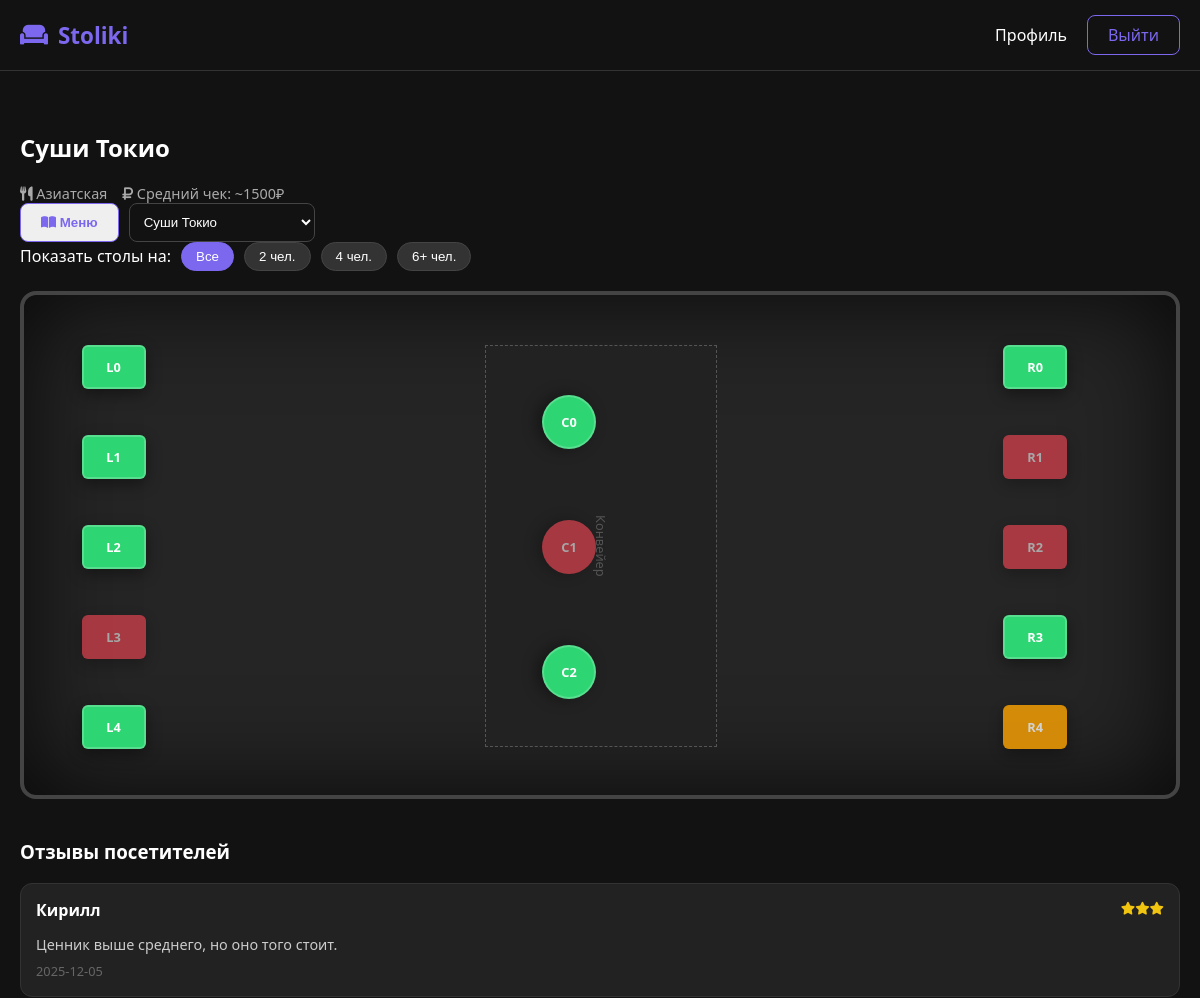
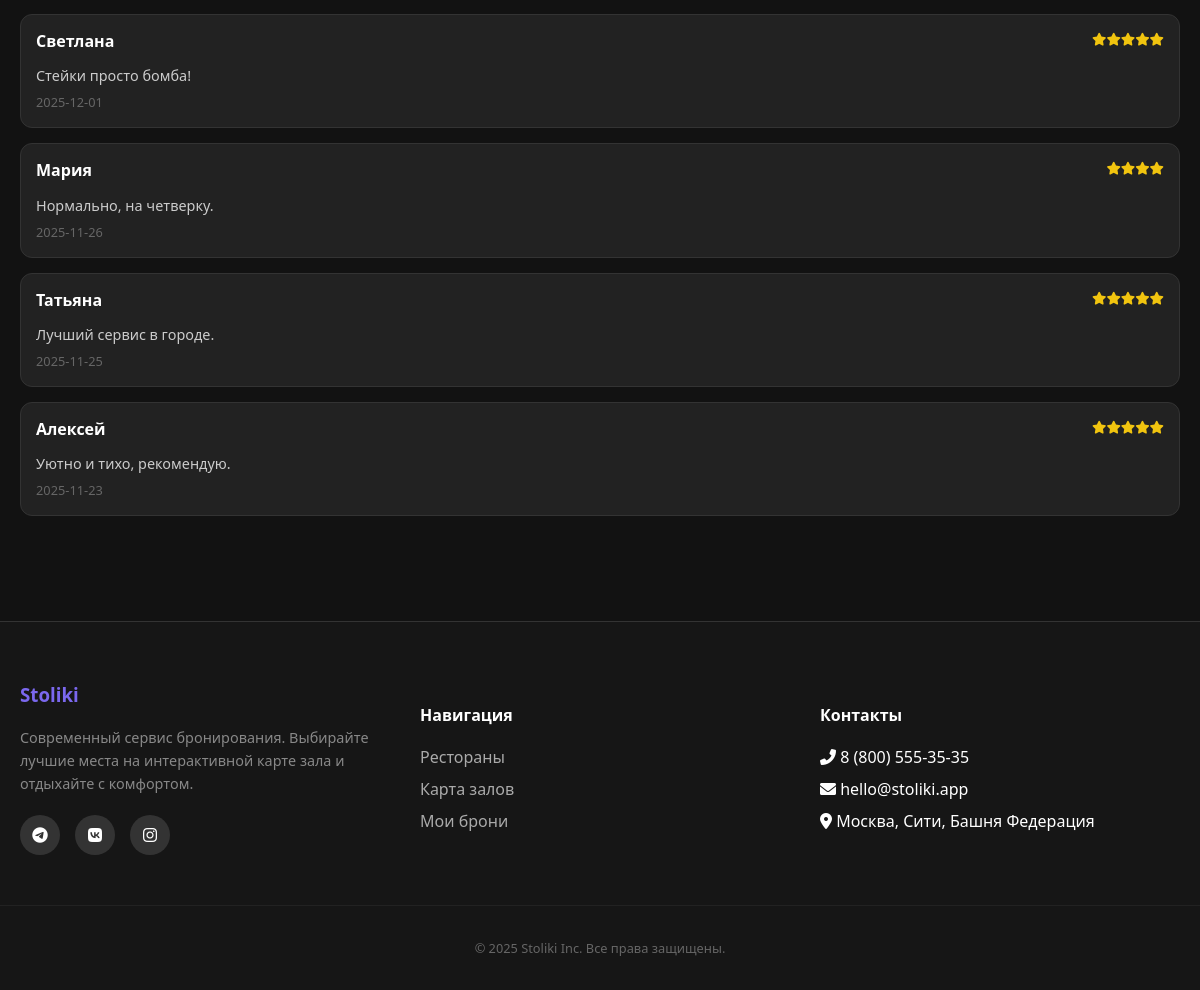
/booking?cafe=4 (signed in), run on the app's committed database (2 pictures, top to bottom).
### tables this page shows
CREATE TABLE cafes (
        id INTEGER PRIMARY KEY AUTOINCREMENT,
        name TEXT NOT NULL, address TEXT NOT NULL, cuisine TEXT NOT NULL, is_24h INTEGER DEFAULT 0,
        avg_check INTEGER DEFAULT 1500, tags TEXT DEFAULT "");

CREATE TABLE tables (
        id INTEGER PRIMARY KEY AUTOINCREMENT,
        cafe_id INTEGER, number TEXT NOT NULL, seats INTEGER NOT NULL,
        pos_x INTEGER DEFAULT 0, pos_y INTEGER DEFAULT 0,
        shape TEXT DEFAULT 'rect', rotation INTEGER DEFAULT 0,
        FOREIGN KEY(cafe_id) REFERENCES cafes(id));

CREATE TABLE reviews (
        id INTEGER PRIMARY KEY AUTOINCREMENT,
        cafe_id INTEGER, user_name TEXT, rating INTEGER, text TEXT, date TEXT,
        FOREIGN KEY(cafe_id) REFERENCES cafes(id));

### app.py (the view, shortened to what this page needs)
@app.route('/booking', methods=['GET', 'POST'])
def booking():
    if 'user_id' not in session: return redirect(url_for('login'))
    conn = get_db_connection()
    selected_cafe_id = request.args.get('cafe', 1)
    current_cafe = conn.execute("SELECT * FROM cafes WHERE id=?", (selected_cafe_id,)).fetchone()
    cafes = conn.execute("SELECT id, name FROM cafes").fetchall()
    tables = conn.execute("SELECT * FROM tables WHERE cafe_id=?", (selected_cafe_id,)).fetchall()
    reviews = conn.execute("SELECT * FROM reviews WHERE cafe_id=? ORDER BY date DESC LIMIT 5",
                           (selected_cafe_id,)).fetchall()
    today = datetime.now().strftime('%Y-%m-%d')
    real_bookings = [r['table_id'] for r in conn.execute("SELECT table_id FROM bookings WHERE cafe_id=? AND date=?",
                                                         (selected_cafe_id, today)).fetchall()]
    seed = int(time.time() // 300)
    random.seed(seed + int(selected_cafe_id))
    table_statuses = {}
    for t in tables:
        t_id = t['id']
        if t_id in real_bookings:
            table_statuses[t_id] = 'occupied'
        else:
            rand = random.random()
            table_statuses[t_id] = 'free' if rand < 0.6 else 'occupied' if rand < 0.9 else 'booked'
    conn.close()
    return render_template('booking.html', current_cafe=current_cafe, all_cafes=cafes, tables=tables,
                           table_statuses=table_statuses, today=today, reviews=reviews)

### app.py (called while the page is built)
def get_db_connection():
    conn = sqlite3.connect('database.db')
    conn.row_factory = sqlite3.Row
    return conn

### templates/booking.html (shortened to what this page needs)
{% extends "base.html" %}
{% block content %}
<div class="container">
    <div class="booking-header">
        <div>
            <h2>{{ current_cafe.name }}</h2>
            <div style="display:flex; gap:15px; margin-top:5px; color:#aaa; font-size:0.9rem;">
                <span><i class="fas fa-utensils"></i> {{ current_cafe.cuisine }}</span>
                <span><i class="fas fa-ruble-sign"></i> Средний чек: ~{{ current_cafe.avg_check }}₽</span>
            </div>
        </div>
        <div style="display:flex; gap:10px;">
             <button class="btn-outline" onclick="openMenu()"><i class="fas fa-book-open"></i> Меню</button>
             <form action="{{ url_for('booking') }}" method="GET" class="cafe-selector">
                <select name="cafe" onchange="this.form.submit()">
                    {% for c in all_cafes %}
                    <option value="{{ c.id }}" {% if c.id == current_cafe.id %}selected{% endif %}>{{ c.name }}</option>
                    {% endfor %}
                </select>
            </form>
        </div>
    </div>
    <div class="people-filter">
        <span>Показать столы на:</span>
        <button class="filter-chip active" onclick="filterTables('all', this)">Все</button>
        <button class="filter-chip" onclick="filterTables(2, this)">2 чел.</button>
        <button class="filter-chip" onclick="filterTables(4, this)">4 чел.</button>
        <button class="filter-chip" onclick="filterTables(6, this)">6+ чел.</button>
    </div>
    <div class="booking-wrapper">
        <div class="restaurant-map-container layout-type-{{ current_cafe.id }}" id="map-container">
            {% if current_cafe.id == 4 %}
                 <div style="position: absolute; top: 10%; left: 40%; width: 20%; height: 80%; background: #222; border: 1px dashed #555; display: flex; align-items: center; justify-content: center; color: #555; font-size: 0.8rem; writing-mode: vertical-rl;">Конвейер</div>
            {% endif %}
            {% for table in tables %}
                {% set status = table_statuses[table.id] %}
                <div class="map-element table-spot shape-{{ table.shape }} status-{{ status }}"
                     style="left: {{ table.pos_x }}%; top: {{ table.pos_y }}%; transform: rotate({{ table.rotation }}deg);"
                     data-id="{{ table.id }}"
                     data-number="{{ table.number }}"
                     data-seats="{{ table.seats }}"
                     data-status="{{ status }}"
                     onclick="selectTable(this)">
                    <span style="transform: rotate(-{{ table.rotation }}deg);">{{ table.number }}</span>
                </div>
            {% endfor %}
        </div>
        <div class="reviews-section">
            <h3>Отзывы посетителей</h3>
            <div class="reviews-list">
                {% for review in reviews %}
                <div class="review-card">
                    <div class="review-header">
                        <span class="review-author">{{ review.user_name }}</span>
                        <div class="review-rating">
                            {% for i in range(review.rating) %}<i class="fas fa-star"></i>{% endfor %}
                        </div>
                    </div>
                    <p class="review-text">{{ review.text }}</p>
                    <span class="review-date">{{ review.date }}</span>
                </div>
                {% endfor %}
            </div>
        </div>
    </div>
</div>
{% endblock %}

### static/css/styles.css (style rules this page uses)
:root { --bg: #121212; --surface: #1e1e1e; --surface-glass: rgba(30, 30, 30, 0.85); --primary: #7b68ee; --primary-glow: rgba(123, 104, 238, 0.4); --text-main: #ffffff; --text-muted: #b3b3b3; --danger: #ff4757; --success: #2ed573; --warning: #ffa502; --nav-height: 70px; }
body { background-color: var(--bg); color: var(--text-main); font-family: 'Segoe UI', system-ui, sans-serif; margin: 0; min-height: 100vh; display: flex; flex-direction: column; }
.btn-outline { border: 1px solid var(--primary); padding: 8px 20px; border-radius: 8px; color: var(--primary) !important; font-weight: 600; }
select { width: 100%; padding: 10px; background: #121212; border: 1px solid #444; color: white; border-radius: 8px; }
.restaurant-map-container { background: #252525; border: 4px solid #444; border-radius: 16px; height: 500px; position: relative; margin-bottom: 20px; overflow: hidden; box-shadow: inset 0 0 100px rgba(0,0,0,0.8); }
.map-element { position: absolute; display: flex; align-items: center; justify-content: center; color: #fff; font-weight: bold; font-size: 0.8rem; cursor: pointer; transition: all 0.3s cubic-bezier(0.175, 0.885, 0.32, 1.275); box-shadow: 0 5px 15px rgba(0,0,0,0.4); }
.shape-rect { width: 60px; height: 40px; border-radius: 6px; }
.shape-round { width: 50px; height: 50px; border-radius: 50%; }
.status-free { background: var(--success); border: 2px solid rgba(255,255,255,0.2); }
.status-booked { background: var(--warning); opacity: 0.8; cursor: not-allowed; border: 2px solid transparent; }
.status-occupied { background: var(--danger); opacity: 0.6; cursor: not-allowed; border: 2px solid transparent; }
.people-filter { display: flex; gap: 10px; align-items: center; margin-bottom: 20px; }
.filter-chip { background: #333; border: 1px solid #444; color: white; padding: 6px 14px; border-radius: 20px; cursor: pointer; transition: 0.2s; }
.filter-chip.active { background: var(--primary); border-color: var(--primary); }
.reviews-section { margin-top: 40px; }
.review-card { background: #222; padding: 15px; border-radius: 12px; margin-bottom: 15px; border: 1px solid #333; }
.review-header { display: flex; justify-content: space-between; margin-bottom: 5px; }
.review-author { font-weight: bold; color: white; }
.review-rating { color: #f1c40f; font-size: 0.8rem; }
.review-text { font-size: 0.9rem; color: #ccc; margin-bottom: 5px; }
.review-date { font-size: 0.8rem; color: #666; }

### data on the page
cafes: name "Суши Токио", cuisine "Азиатская", avg_check "1500"
tables: number "L0"
tables: number "R0"
tables: number "L1"
tables: number "R1"
tables: number "L2"
tables: number "R2"
tables: number "L3"
tables: number "R3"
tables: number "L4"
tables: number "R4"
tables: number "C0"
tables: number "C1"
tables: number "C2"
reviews: user_name "Кирилл", rating 3 (drawn), text "Ценник выше среднего, но оно того стоит.", date "2025-12-05"
reviews: user_name "Светлана", rating 5 (drawn), text "Стейки просто бомба!", date "2025-12-01"
reviews: user_name "Мария", rating 4 (drawn), text "Нормально, на четверку.", date "2025-11-26"
reviews: user_name "Татьяна", rating 5 (drawn), text "Лучший сервис в городе.", date "2025-11-25"
reviews: user_name "Алексей", rating 5 (drawn), text "Уютно и тихо, рекомендую.", date "2025-11-23"

### other printed values
form field cafe "Суши Токио"
